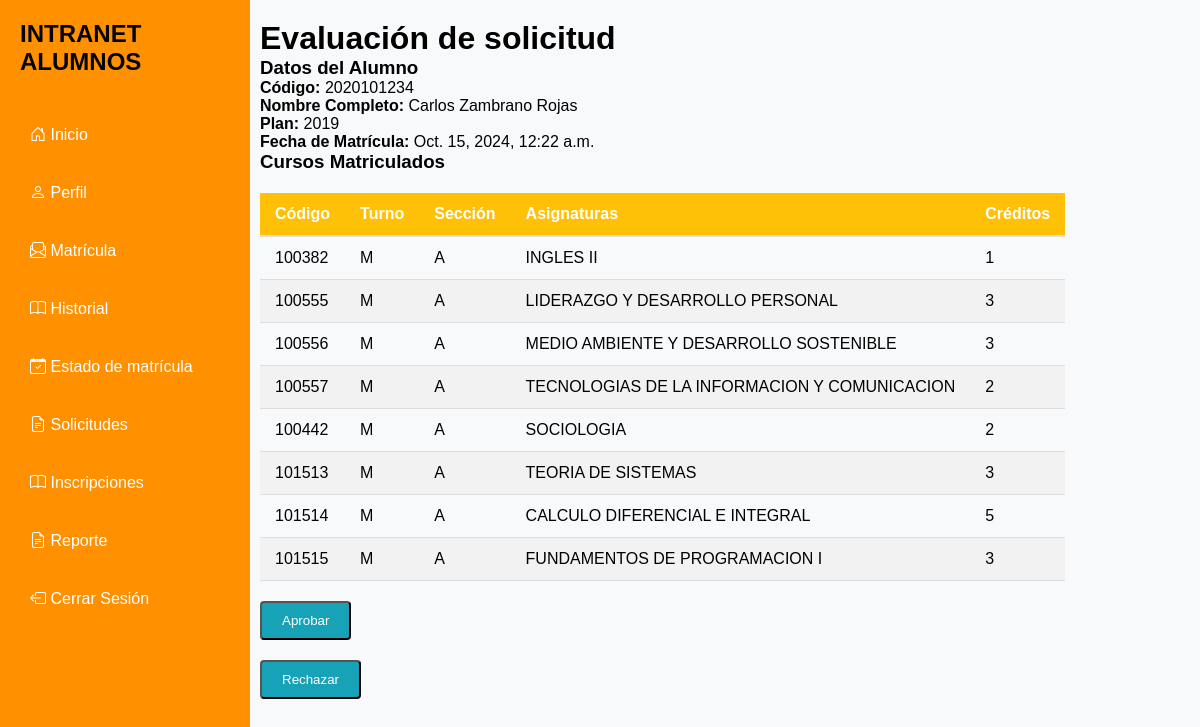
Screenshot of /ver-matricula/5/ (signed in) with the database file from the repository.
### App/models.py (models this page shows, shortened)
class Matricula(models.Model):
    id_matricula = models.AutoField(primary_key=True)
    alumno = models.ForeignKey(Alumno, on_delete=models.CASCADE)
    cursos = models.ManyToManyField(Curso)
    boucher = models.ManyToManyField(Boucher)
    plan = models.ForeignKey(Plan, on_delete=models.CASCADE)
    fecha_matricula = models.DateTimeField(default=timezone.now)
    estado = models.CharField(max_length=20, default='pendiente')
    mensaje_rechazo = models.TextField(blank=True, null=True)
    mensaje_aprobacion = models.TextField(blank=True, null=True)

class Alumno(models.Model):
    id_alumno = models.AutoField(primary_key=True)
    codigo = models.CharField(max_length=10, default=1)
    plan = models.ForeignKey(Plan, on_delete=models.CASCADE)
    nombres = models.CharField(max_length=100)
    apellido_paterno = models.CharField(max_length=100)
    apellido_materno = models.CharField(max_length=100)
    dni = models.CharField(max_length=8)
    correo = models.EmailField(max_length=100)
    celular = models.CharField(max_length=9)
    escuela = models.ForeignKey(Escuela, on_delete=models.CASCADE)
    anio = models.IntegerField(default=1)

class Plan (models.Model):
    id_plan = models.AutoField(primary_key=True)
    nombre_plan = models.CharField(max_length=100)
    def __str__(self):
        return self.nombre_plan

class Curso(models.Model):
    id = models.AutoField(primary_key=True)
    codigo = models.CharField(max_length=10)
    nombre_curso = models.CharField(max_length=100)
    semestre = models.IntegerField(default=1)
    creditos = models.IntegerField()
    turno = models.CharField(
        max_length=1,
        choices=[('M', 'M'), ('T', 'T'), ('N', 'N')]
    )
    seccion = models.CharField(max_length=1, choices=[('A', 'A'), ('B', 'B'), ('C', 'C')])
    prerrequisito = models.CharField(
        max_length=10,
        null=True,
        blank=True,
    )
    anio = models.IntegerField(default=1)
    cupos_disponibles = models.IntegerField(default=30)

### App/views.py (the view)
# urls.py: path('ver-matricula/<int:matricula_id>/', views.ver_matricula, name='ver_matricula'),
@login_required
@admin_o_consejero_required
def ver_matricula(request, matricula_id):
    matricula = get_object_or_404(Matricula, id_matricula=matricula_id)
    cursos = matricula.cursos.all()
    from_inscripciones = request.GET.get('from_inscripciones', False)
    return render(request, 'ver.html', {
        'matricula': matricula,
        'cursos': cursos,
        'from_inscripciones': from_inscripciones,
    })

### App/templates/ver.html (shortened to what this page needs)
{% extends 'base.html' %}
{% block content %}
<div style="margin-left: 260px;">
    <h1>Evaluación de solicitud</h1>
    <div>
        <h3>Datos del Alumno</h3>
        <p><strong>Código:</strong> {{ matricula.alumno.codigo }}</p>
        <p><strong>Nombre Completo:</strong> {{ matricula.alumno.nombres }} {{ matricula.alumno.apellido_paterno }} {{ matricula.alumno.apellido_materno }}</p>
        <p><strong>Plan:</strong> {{ matricula.plan }}</p>
        <p><strong>Fecha de Matrícula:</strong> {{ matricula.fecha_matricula }}</p>
    </div>
    <div>
        <h3>Cursos Matriculados</h3>
        {% if cursos %}
        <table class="tabla-canasta">
            <thead>
                <tr>
                    <th>Código</th>
                    <th>Turno</th>
                    <th>Sección</th>
                    <th>Asignaturas</th>
                    <th>Créditos</th>
                </tr>
            </thead>
            <tbody>
                {% for curso in cursos %}
                <tr>
                    <td>{{ curso.codigo }}</td>
                    <td>{{ curso.turno }}</td>
                    <td>{{ curso.seccion }}</td>
                    <td>{{ curso.nombre_curso }}</td>
                    <td>{{ curso.creditos }}</td>
                </tr>
                {% endfor %}
            </tbody>
        </table>
        {% else %}
        <p>No hay cursos matriculados.</p>
        {% endif %}
    </div>
    <div style="margin-top: 20px;">
        {% if matricula.estado == 'pendiente' and not from_inscripciones %}
            <button id="aprobar-btn" class="btn btn-success">Aprobar</button>
        {% elif matricula.estado == 'aprobado' %}
        <p>La matrícula ha sido aprobada.</p>
        {% endif %}
    </div>
    <div style="margin-top: 20px;">
        {% if matricula.estado == 'pendiente' and not from_inscripciones %}
            <button id="rechazar-btn" class="btn btn-danger">Rechazar</button>
        {% elif matricula.estado == 'rechazado' %}
            <p>La matrícula ha sido rechazada.</p>
        {% endif %}
    </div>
</div>
{% endblock %}

### App/templates/base.html (style rules this page uses)
* { margin: 0; padding: 0; box-sizing: border-box; font-family: Arial, sans-serif; }
body { display: flex; min-height: 100vh; }
.btn { display: inline-block; padding: 10px 20px; margin-right: 10px; background-color: #17a2b8; color: white; text-decoration: none; border-radius: 4px; transition: background-color 0.3s; }
.tabla-canasta { width: 100%; border-collapse: collapse; margin-top: 20px; }
.tabla-canasta th, .tabla-canasta td { padding: 12px 15px; text-align: left; }
.tabla-canasta thead { background-color: #ffc107; color: white; }
.tabla-canasta tbody tr:nth-child(even) { background-color: #f2f2f2; }
.tabla-canasta th { font-weight: bold; border-bottom: 2px solid #ddd; }
.tabla-canasta td { border-bottom: 1px solid #ddd; }

### rows the page displays
Matricula: alumno.codigo "2020101234", alumno.nombres "Carlos", alumno.apellido_paterno "Zambrano", alumno.apellido_materno "Rojas", plan "2019", fecha_matricula "Oct. 15, 2024, 12:22 a.m."
Curso: codigo "100382", turno "M", seccion "A", nombre_curso "INGLES II", creditos "1"
Curso: codigo "100555", turno "M", seccion "A", nombre_curso "LIDERAZGO Y DESARROLLO PERSONAL", creditos "3"
Curso: codigo "100556", turno "M", seccion "A", nombre_curso "MEDIO AMBIENTE Y DESARROLLO SOSTENIBLE", creditos "3"
Curso: codigo "100557", turno "M", seccion "A", nombre_curso "TECNOLOGIAS DE LA INFORMACION Y COMUNICACION", creditos "2"
Curso: codigo "100442", turno "M", seccion "A", nombre_curso "SOCIOLOGIA", creditos "2"
Curso: codigo "101513", turno "M", seccion "A", nombre_curso "TEORIA DE SISTEMAS", creditos "3"
Curso: codigo "101514", turno "M", seccion "A", nombre_curso "CALCULO DIFERENCIAL E INTEGRAL", creditos "5"
Curso: codigo "101515", turno "M", seccion "A", nombre_curso "FUNDAMENTOS DE PROGRAMACION I", creditos "3"
